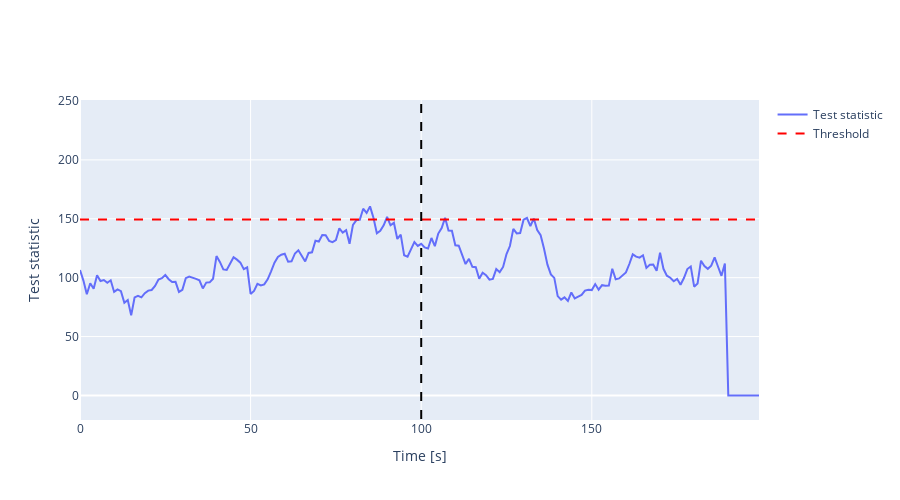

Source (notebook cell):
### Code cell
# Plot test statistic and threshold
fig = go.Figure()
fig.add_trace(go.Scatter(x=np.arange(len(qs)), y=qs, name='Test statistic'))
fig.add_trace(go.Scatter(x=np.arange(len(qs)), y=T*np.ones(len(qs)), name='Threshold', line=dict(color='red', dash='dash')))
# Add vertical line at start of spoofing attack
fig.add_shape(type="line", x0=ATTACK_START/GPS_RATE, y0=-20, x1=ATTACK_START/GPS_RATE, y1=250, line=dict(color="black", width=2, dash="dash"))
fig.update_layout(width=900, height=500, xaxis_title='Time [s]', yaxis_title='Test statistic')
#fig.update_layout(legend=dict(x=0.75, y=0.98), font=dict(size=18))
fig.show()

### Figure 1 — Plotly figure (JSON) as saved in the notebook; plotly's stock layout.template omitted (floating-point values rounded to 4 significant figures; data arrays with more than 128 entries replaced by an {"elided": "..."} marker saying what was removed)
{"data": [{"name": "Test statistic", "type": "scatter", "x": {"elided": "200 int values"}, "y": {"elided": "200 float values"}}, {"line": {"color": "red", "dash": "dash"}, "name": "Threshold", "type": "scatter", "x": {"elided": "200 int values"}, "y": {"elided": "200 float values"}}], "layout": {"height": 500, "shapes": [{"line": {"color": "black", "dash": "dash", "width": 2}, "type": "line", "x0": 100, "x1": 100, "y0": -20, "y1": 250}], "width": 900, "xaxis": {"title": {"text": "Time [s]"}}, "yaxis": {"title": {"text": "Test statistic"}}}}
